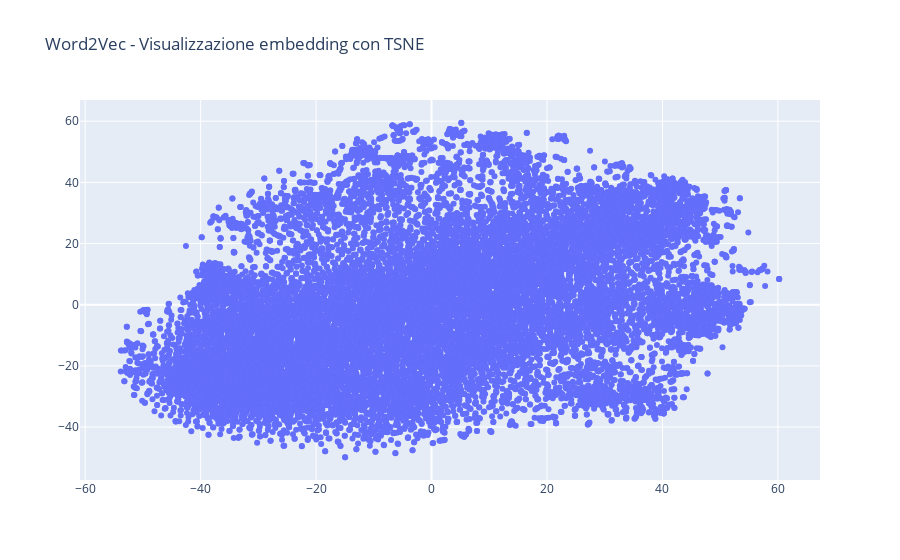

The code cell stored with this chart in its notebook:
### Code cell
x_vals, y_vals, labels = reduce_dimensions(pol)
plot_embeddings(x_vals, y_vals, labels)

### Figure 1 — Plotly figure (JSON) as saved in the notebook; plotly's stock layout.template omitted (floating-point values rounded to 4 significant figures; data arrays with more than 128 entries replaced by an {"elided": "..."} marker saying what was removed)
{"data": [{"mode": "markers", "text": {"elided": "16642 str values"}, "type": "scatter", "x": {"elided": "16642 float values"}, "y": {"elided": "16642 float values"}}], "layout": {"title": {"text": "Word2Vec - Visualizzazione embedding con TSNE"}}}
